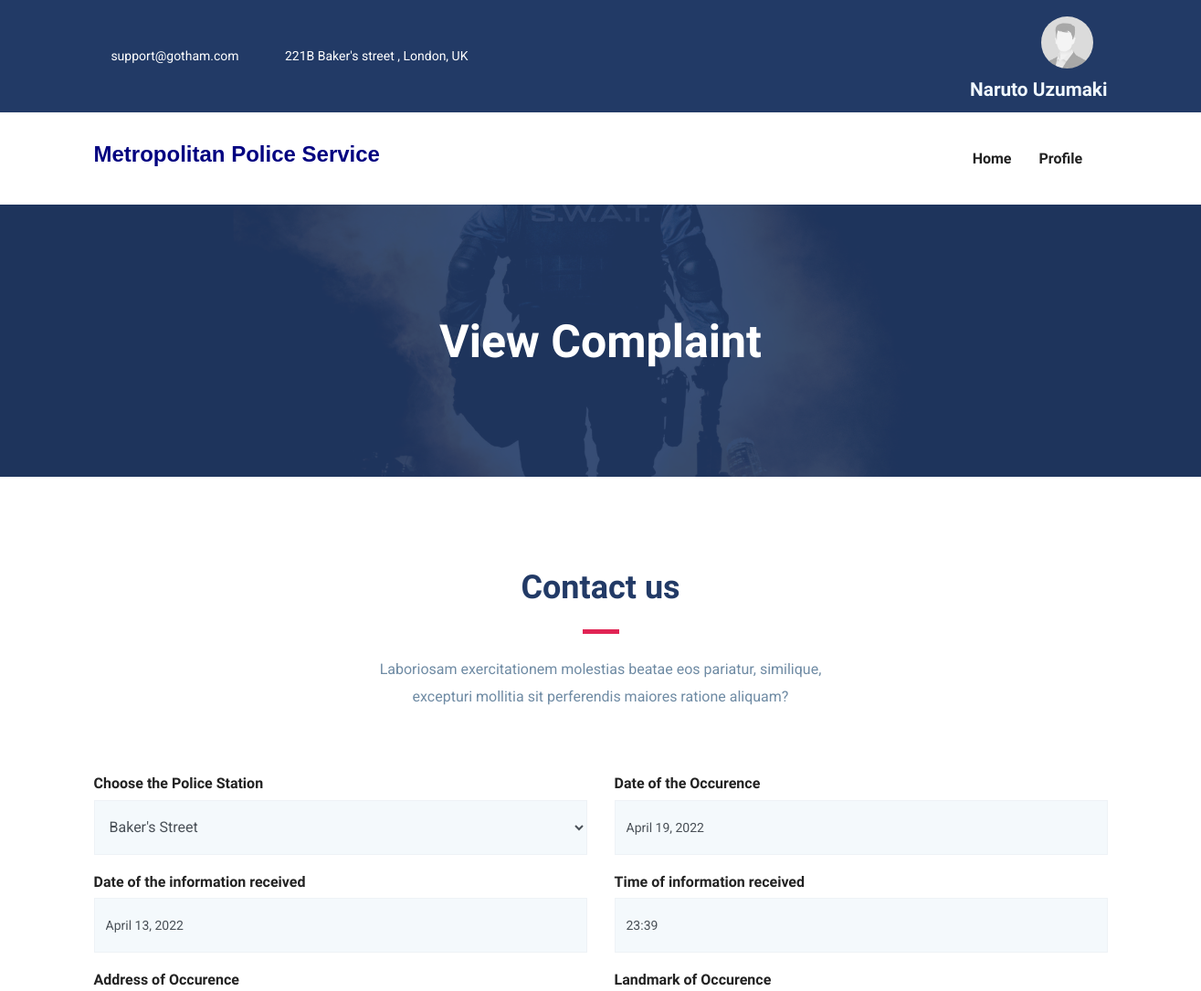
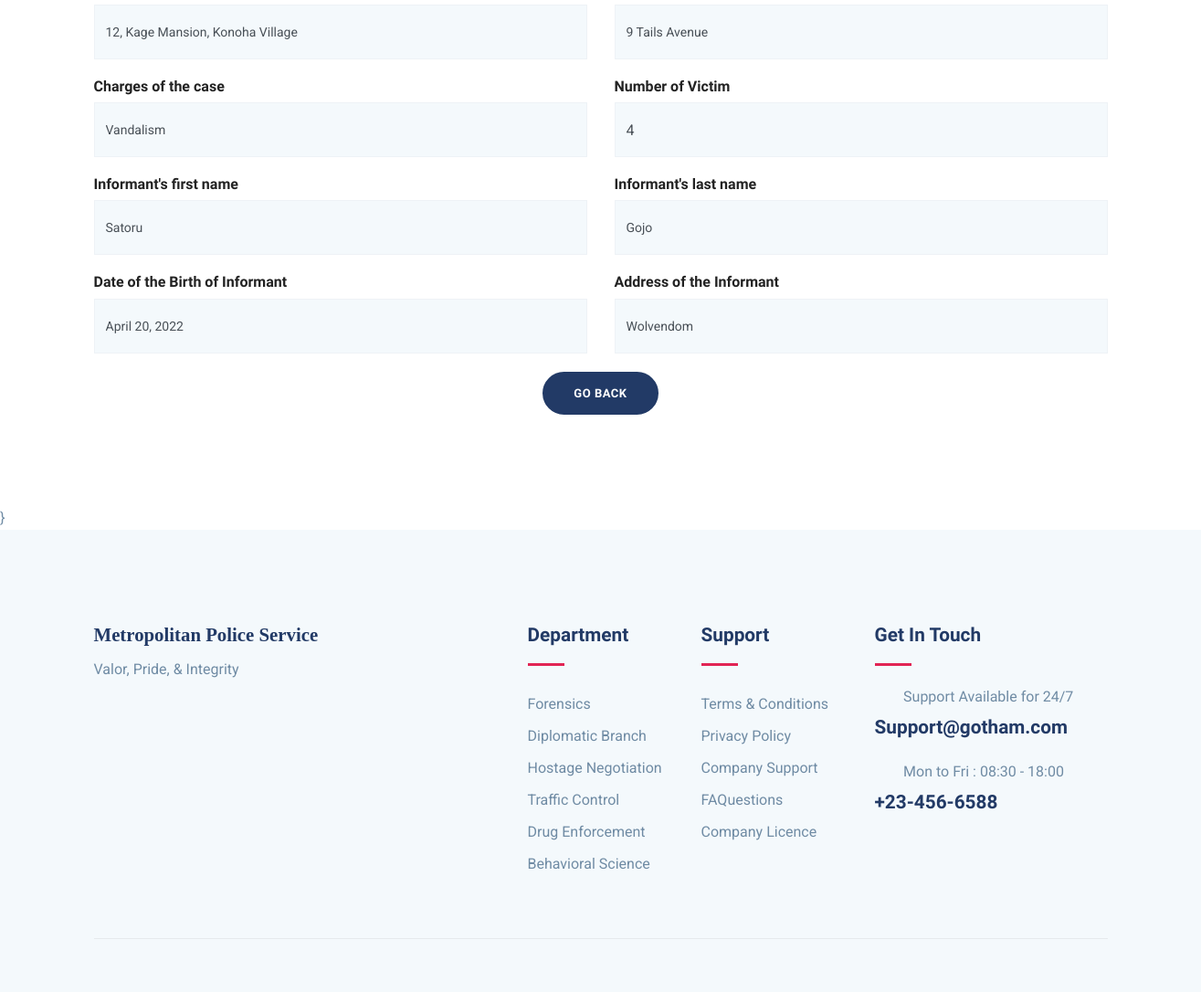
Screenshot of /Com/com-view-com/1 (signed in) with the database file from the repository (2 pictures, top to bottom).
### Commissioner/models.py (models this page shows, shortened)
class Com(models.Model):
    fname = models.CharField(max_length=50)
    lname = models.CharField(max_length=50)
    user_id = models.CharField(max_length=20, unique=True)
    password = models.CharField(max_length=10)
    email = models.EmailField(unique=True)
    pic = models.FileField(upload_to = 'Profile', default='default.jpg')

### myapp/models.py (models this page shows, shortened)
class Complaint(models.Model):
    applicant= models.ForeignKey(User,on_delete=models.CASCADE)
    police= models.ForeignKey(Station,on_delete=models.CASCADE)
    date= models.DateField(null=True)
    idate= models.DateField(null=True)
    time= models.CharField(max_length=6)
    address= models.CharField(max_length=100)
    landmark= models.CharField(max_length=50)
    charge = models.CharField(max_length=100)
    victim = models.CharField(max_length=10, null=True,blank=True)
    ifname= models.CharField(max_length=50)
    ilname= models.CharField(max_length=50)
    dob= models.DateField(null=True)
    iaddress= models.CharField(max_length=100)
    status=models.BooleanField(default=False)

class Station(models.Model):
    station = models.CharField(max_length=50)
    img = models.FileField(upload_to='Station', default='police station.jpg')
    address= models.TextField(null=True, blank=True)

### Commissioner/views.py (the view)
# urls.py: path('com-view-com/<int:pk>',views.com_view_com,name='com-view-com'),
def com_view_com(request,pk):
    com = Com.objects.get(email=request.session['email'])
    data = Complaint.objects.get(id=pk)
    return render(request,'com-view-com.html',{'com':com,'data':data })

### Commissioner/templates/com-view-com.html (shortened to what this page needs)
{% extends 'com-header.html' %}
{% load static %}
{% block content %}
<section class="page-title back-9550">
	<div class="container">
	  <div class="row">
		<div class="col-md-12">
		  <div class="block text-center">
			<h1 class="text-capitalize mb-5 text-lg">View Complaint</h1>
		  </div>
		</div>
	  </div>
	</div>
  </section>
<section class="contact-form-wrap section">
    <div class="container">
        <div class="row justify-content-center">
            <div class="col-lg-6">
                <div class="section-title text-center">
                    <h2 class="text-md mb-2">Contact us</h2>
                    <div class="divider mx-auto my-4"></div>
                    <p class="mb-5">Laboriosam exercitationem molestias beatae eos pariatur, similique, excepturi mollitia sit perferendis maiores ratione aliquam?</p>
                </div>
            </div>
        </div>
        <div class="row">
            <div class="col-lg-12 col-md-12 col-sm-12">
                    <div class="row">
                        <div class="col-lg-6">
                            <div class="form-group">
                                <h6>Choose the Police Station</h6>
                                <select name="police" class="form-control" id="exampleFormControlSelect1" disabled>
                                  <option>{{data.police.station}}</option>
                                </select>
                            </div>
                        </div>
                        <div class="col-lg-6">
                            <div class="form-group">
                                <h6>Date of the Occurence</h6>
                                <input name="date"  type="text" class="form-control" value="{{data.date}}" disabled>
                            </div>
                        </div>
                         <div class="col-lg-6">
                            <div class="form-group">
                                <h6>Date of the information received</h6>
                                <input name="rdate"  type="text" class="form-control" value="{{data.idate}}" disabled>
                            </div>
                        </div>
                         <div class="col-lg-6">
                            <div class="form-group">
                                <h6>Time of information received</h6>
                                <input name="time" type="text" class="form-control" value="{{data.time}}" disabled>
                            </div>
                        </div>
                        <div class="col-lg-6">
                            <div class="form-group">
                                <h6>Address of Occurence</h6>
                                <input name="address" type="text" class="form-control" value="{{data.address}}" disabled>
                            </div>
                        </div>
                        <div class="col-lg-6">
                            <div class="form-group">
                                <h6>Landmark of Occurence</h6>
                            <input name="landmark" type="text" class="form-control" value="{{data.landmark}}" disabeld>
                            </div>
                        </div>
                        <div class="col-lg-6">
                            <div class="form-group">
                                <h6>Charges of the case</h6>
                                <input name="charge" type="text" class="form-control" value="{{data.charge}}" disabled>
                            </div>
                        </div>
                        <div class="col-lg-6">
                            <div class="form-group">
                                <h6>Number of Victim</h6>
                                <input name="victim" type="number" class="form-control" value="{{data.victim}}" disabled>
                            </div>
                        </div>
                        <div class="col-lg-6">
                            <div class="form-group">
                                <h6>Informant's first name</h6>
                                <input name="fname" type="text" class="form-control" value="{{data.ifname}}" disabled>
                            </div>
                        </div>
                        <div class="col-lg-6">
                            <div class="form-group">
                                <h6>Informant's last name</h6>
                                <input name="lname" type="text" class="form-control" value="{{data.ilname}}" disabled>
                            </div>
                        </div>
                        <div class="col-lg-6">
                            <div class="form-group">
                                <h6>Date of the Birth of Informant</h6>
                                <input name="dob"  type="text" class="form-control" value="{{data.dob}}" disabled>
                            </div>
                        </div>
                        <div class="col-lg-6">
                            <div class="form-group">
                                <h6>Address of the Informant</h6>
                                <input name="info_address" type="text" value="{{data.iaddress}}" class="form-control" disabled>
                            </div>
                        </div>
                    </div>
                    <div class="text-center">
                        <a href="{% url 'com-com' %}" class="btn btn-main btn-round-full">GO BACK</a>
                    </div>
            </div>
        </div>
    </div>
</section>
{% endblock %}

### Commissioner/templates/com-header.html (shortened to what this page needs)
{% load static %}
<!DOCTYPE html>
<html lang="zxx">
<head>
  <link rel="stylesheet" href="{% static 'plugins/bootstrap/css/bootstrap.min.css' %}">
  <link rel="stylesheet" href="{% static 'plugins/icofont/icofont.min.css' %}">
  <link rel="stylesheet" href="{% static 'plugins/slick-carousel/slick/slick.css' %}">
  <link rel="stylesheet" href="{% static 'plugins/slick-carousel/slick/slick-theme.css' %}">
  <link rel="stylesheet" href="{% static 'css/style.css' %}">
</head>
<body id="top">
<header>
	<div class="header-top-bar">
		<div class="container">
			<div class="row align-items-center">
				<div class="col-lg-6">
					<ul class="top-bar-info list-inline-item pl-0 mb-0">
						<li class="list-inline-item"><a href="mailto:support@gmail.com"><i class="icofont-support-faq mr-2"></i>support@gotham.com</a></li>
						<li class="list-inline-item"><i class="icofont-location-pin mr-2"></i>221B Baker's street , London, UK </li>
					</ul>
				</div>
				<div class="col-lg-6">
					<div class="text-lg-right top-right-bar mt-2 mt-lg-0">
						<a class="nav-link active" href="">
							{% if adm.pic.url %}
							<img src="{{com.pic.url}}" alt = "image placeholder" style = "border-radius: 3cm; height : 1.5cm ; width : 1.5cm;">
							{% else %}
							<img src="{% static 'default.jpg' %}" alt = "image placeholder" style = "border-radius: 3cm; height : 1.5cm ; width : 1.5cm;">
							{% endif %}
						</a>
						<span class="h4" style = "color:aliceblue">{{com.fname}} {{com.lname}}</span>
					</div>
				</div>
			</div>
		</div>
	</div>
	<nav class="navbar navbar-expand-lg navigation" id="navbar">
		<div class="container">
				<h3 style = "font-family: sans-serif; color : navy">Metropolitan Police Service</h3>
		  <div class="collapse navbar-collapse" id="navbarmain">
			<ul class="navbar-nav ml-auto">
			  <li class="nav-item active">
				<a class="nav-link active" href="{% url 'com-index' %}">
					<span class="nav-link-text">Home</span>
				  </a>
			  </li>
              <li class="nav-item dropdown">
				<a class="nav-link dropdown-toggle" href="#" id="dropdown03" data-toggle="dropdown" aria-haspopup="true" aria-expanded="false">Profile<i class="icofont-thin-down"></i></a>
			  </li>
			</ul>
		  </div>
		</div>
	</nav>
</header>
{% block content %}
{% endblock %}}
<footer class="footer section gray-bg">
	<div class="container">
		<div class="row">
			<div class="col-lg-4 mr-auto col-sm-6">
				<div class="widget mb-5 mb-lg-0">
					<h4 style = " font-family:fantasy ;">Metropolitan Police Service</h4>
					<p>Valor, Pride, & Integrity</p>
					<ul class="list-inline footer-socials mt-4">
						<li class="list-inline-item"><i class="icofont-facebook"></i></li>
						<li class="list-inline-item"><i class="icofont-twitter"></i></li>
						<li class="list-inline-item"><i class="icofont-linkedin"></i></li>
					</ul>
				</div>
			</div>
			<div class="col-lg-2 col-md-6 col-sm-6">
				<div class="widget mb-5 mb-lg-0">
					<h4 class="text-capitalize mb-3">Department</h4>
					<div class="divider mb-4"></div>
					<ul class="list-unstyled footer-menu lh-35">
						<li>Forensics</li>
						<li>Diplomatic Branch</li>
						<li>Hostage Negotiation</li>
						<li>Traffic Control</li>
						<li>Drug Enforcement</li>
						<li>Behavioral Science</li>
					</ul>
				</div>
			</div>
			<div class="col-lg-2 col-md-6 col-sm-6">
				<div class="widget mb-5 mb-lg-0">
					<h4 class="text-capitalize mb-3">Support</h4>
					<div class="divider mb-4"></div>
					<ul class="list-unstyled footer-menu lh-35">
						<li><a href="#">Terms & Conditions</a></li>
						<li><a href="#">Privacy Policy</a></li>
						<li><a href="#">Company Support </a></li>
						<li><a href="#">FAQuestions</a></li>
						<li><a href="#">Company Licence</a></li>
					</ul>
				</div>
			</div>
			<div class="col-lg-3 col-md-6 col-sm-6">
				<div class="widget widget-contact mb-5 mb-lg-0">
					<h4 class="text-capitalize mb-3">Get in Touch</h4>
					<div class="divider mb-4"></div>
					<div class="footer-contact-block mb-4">
						<div class="icon d-flex align-items-center">
							<i class="icofont-email mr-3"></i>
							<span class="h6 mb-0">Support Available for 24/7</span>
						</div>
						<h4 class="mt-2">Support@gotham.com</a></h4>
					</div>
					<div class="footer-contact-block">
						<div class="icon d-flex align-items-center">
							<i class="icofont-support mr-3"></i>
							<span class="h6 mb-0">Mon to Fri : 08:30 - 18:00</span>
						</div>
						<h4 class="mt-2">+23-456-6588</h4>
					</div>
				</div>
			</div>
		</div>
		<div class="footer-btm py-4 mt-5">
		</div>
	</div>
</footer>
  </html>

### myapp/static/css/style.css (style rules this page uses)
html { overflow-x: hidden; }
body { line-height: 1.6; font-family: "Roboto", sans-serif; -webkit-font-smoothing: antialiased; font-size: 16px; color: #6F8BA4; font-weight: 400; }
h1, .h1, h2, .h2, h3, .h3, h4, .h4, h5, .h5, h6, .h6 { font-family: "Exo", sans-serif; font-weight: 700; color: #222; }
h1, .h1 { font-size: 2.5rem; }
h2, .h2 { font-size: 44px; }
h3, .h3 { font-size: 1.5rem; }
h4, .h4 { font-size: 1.3rem; line-height: 30px; }
h6, .h6 { font-size: 1rem; }
p { line-height: 30px; }
input[type="email"], input[type="password"], input[type="text"], input[type="tel"] { box-shadow: none; height: 45px; outline: none; font-size: 14px; }
.form-control { box-shadow: none; border-radius: 0; }
.btn { display: inline-block; font-size: 14px; font-size: 0.8125rem; font-weight: 700; letter-spacing: .5px; padding: .75rem 2rem; font-family: "Exo", sans-serif; text-transform: uppercase; border-radius: 5px; border: 2px solid transparent; transition: all .35s ease; }
.btn-main { background: #223a66; color: #fff; border-color: #223a66; }
.btn-round-full { border-radius: 50px; }
.section { padding: 100px 0; }
.text-md { font-size: 2.25rem; }
.text-lg { font-size: 3.75rem; }
a { color: #222; text-decoration: none; transition: all .35s ease; }
.page-title { padding: 120px 0px 70px 0px; position: relative; }
.page-title .block h1 { color: #fff; }
.section-title { margin-bottom: 70px; }
.section-title h2 { color: #223a66; }
.text-lg { font-size: 50px; }
.gray-bg { background: #f4f9fc; }
#navbarmain { padding: 20px 0px; }
#navbarmain .nav-link { font-weight: 600; padding: 10px 15px; color: #222; font-family: "Exo", sans-serif; text-transform: capitalize; font-size: 16px; transition: all .25s ease; }
.dropdown-toggle::after { display: none; }
.header-top-bar { background: #223a66; font-size: 14px; padding: 10px 0px; box-shadow: 0 1px 2px rgba(0, 0, 0, 0.05); color: #fff; }
.top-bar-info li a { color: #fff; margin-right: 20px; }
.back-9550 { background: url("../images/bg/swat.jpg") no-repeat 50% 50%; background-size: cover; position: relative; }
.divider { width: 40px; height: 5px; background: #e12454; }
.lh-35 { line-height: 35px; }
.contact-form-wrap .form-group { margin-bottom: 20px; }
.contact-form-wrap .form-group .form-control { height: 60px; border: 1px solid #EEF2F6; box-shadow: none; width: 100%; background: #f4f9fc; }
.footer { padding-bottom: 10px; }
.widget .divider { height: 3px; }
.widget h4 { color: #223a66; }
.widget .footer-menu a { color: #6F8BA4; }
.footer-contact-block span { font-weight: 400; color: #6F8BA4; }
.footer-contact-block i { font-size: 20px; }
.footer-btm { border-top: 1px solid rgba(0, 0, 0, 0.06); }

### rows the page displays
Com: fname "Naruto", lname "Uzumaki"
Complaint: police "Baker's Street", date "April 19, 2022", rdate "April 13, 2022", time "23:39", address "12, Kage Mansion, Konoha Village", landmark "9 Tails Avenue", charge "Vandalism", victim "4", fname "Satoru", lname "Gojo", dob "April 20, 2022", info_address "Wolvendom"
